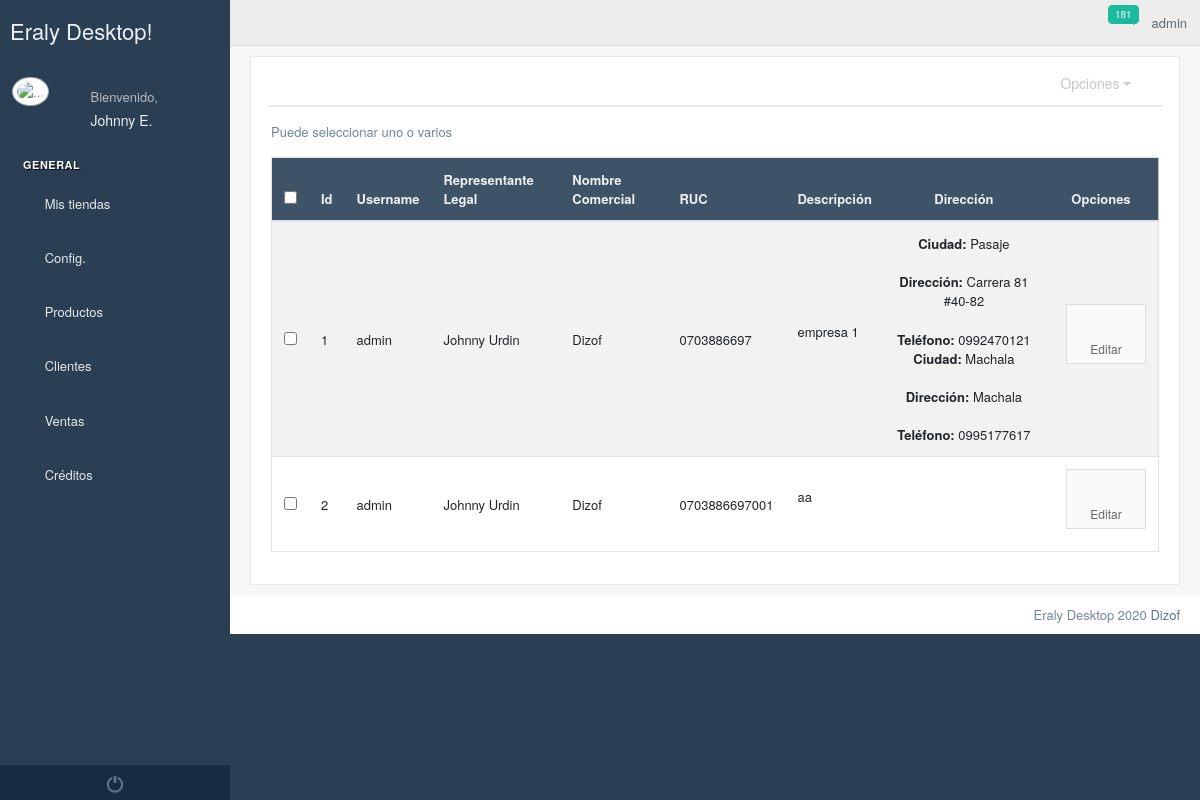
The page /business/ (signed in) on the database its author committed.
### Empresa/models.py (models this page shows, shortened)
class UsuarioEmpresa(models.Model):
    establecimiento = models.ForeignKey(Establecimiento, on_delete=models.CASCADE, null=True, blank=True)
    user = models.ForeignKey(User, on_delete=models.CASCADE, null=True, blank=True)
    nombreCompleto=models.CharField(max_length=60)
    cedula=models.CharField(max_length=13,null=True,blank=True)

class Establecimiento(models.Model):
    logo=models.ImageField(upload_to="logos/establecimientos",null=True,blank=True)
    banner=models.ImageField(upload_to="banner/establecimientos",null=True,blank=True)
    pie_pagina=models.ImageField(upload_to="pie/establecimientos",null=True,blank=True)
    cabecera_tienda=models.ImageField(upload_to="logos/tienda",null=True,blank=True)
    banner1=models.ImageField(upload_to="logos/tienda",null=True,blank=True)
    banner2=models.ImageField(upload_to="logos/tienda",null=True,blank=True)
    color_encabezado_documentos=models.CharField(max_length=40, default="#ffffff")
    usuario=models.ForeignKey(User,on_delete=models.CASCADE)
    ruc=models.CharField(max_length=13)
    nombreComercial=models.CharField(max_length=60)
    representateLegal=models.CharField(max_length=60)
    slug = models.SlugField(max_length=255, unique=True, blank=True)
    descripcion = RichTextUploadingField(null=True, blank=True)
    ubicacion_gps = models.CharField(max_length=300,null=True,blank=True)
    correo_electronico=models.EmailField(max_length=600,null=True,blank=True)
    web=models.CharField(max_length=400,null=True,blank=True)
    facebook=models.CharField(max_length=400,null=True,blank=True,default=" ")
    instagram=models.CharField(max_length=400, null=True, blank=True, default=" ")
    youtube = models.CharField(max_length=400,null=True,blank=True,default=" ")
    activo=models.BooleanField(default=False)

class Direccion(models.Model):
    establecimiento=models.ForeignKey(Establecimiento,on_delete=models.CASCADE,null=True)
    ciudad=models.ForeignKey(Ciudad,on_delete=models.CASCADE,null=True,blank=True)
    direccion = models.CharField(max_length=60,null=True)
    telefono = models.CharField(max_length=10,blank=True)
    def __str__(self):
        return mark_safe("<strong>Ciudad:</strong> %s <br><br><strong>Dirección:</strong> %s <br><br> <strong>Teléfono:</strong> %s"%(self.ciudad.nombre,self.direccion,self.telefono))

### Home/models.py (models this page shows, shortened)
class Ciudad(models.Model):
    provincia=models.ForeignKey(Provincia,on_delete=models.CASCADE)
    nombre = models.CharField(max_length=60)

### Empresa/views.py (the view, shortened to what this page needs)
# urls.py: path("business/",empresa),
def empresa(request):
    contexto={
        "empresas":UsuarioEmpresa.objects.filter(user=request.user),
        "logs":LogEntry.objects.filter(user=request.user)
    }
    return render(request, "empresa/empresa.html", contexto)

### templates/empresa/empresa.html (shortened to what this page needs)
{% extends 'Home/index2.html' %}
{% block contenido_index %}
    {% load static %}
    <div class="row">
        <div class="col-md-12 ">
            <div class="x_panel">
                <div class="x_title">
                    <ul class="nav navbar-right panel_toolbox">
                        <li class="dropdown">
                            <a href="#" class="dropdown-toggle" data-toggle="dropdown" role="button"
                               aria-expanded="false">Opciones</a>
                        </li>
                        <li><a class="collapse-link"><i class="fa fa-chevron-up"></i></a></li>
                    </ul>
                    <div class="clearfix"></div>
                </div>
                <div class="x_content">
                    <p>Puede seleccionar uno o varios</p>
                    <div class="table-responsive">
                        <table class="table table-striped jambo_table bulk_action" id="empresas">
                            <thead>
                            <tr class="headings">
                                <th>
                                    <input type="checkbox" id="check-all" class="flat">
                                </th>
                                <th class="column-title">Id</th>
                                <th class="column-title">Username</th>
                                <th class="column-title">Representante Legal</th>
                                <th class="column-title">Nombre Comercial</th>
                                <th class="column-title">RUC</th>
                                <th class="column-title">Descripción</th>
                                <th class="column-title text-center">Dirección</th>
                                <th class="column-title text-center">Opciones</th>
                            </tr>
                            </thead>
                            <tbody>
                            {% for empresa in empresas %}
                                <tr class="even pointer">
                                    <td class="a-center" style="vertical-align: middle">
                                        <input type="checkbox" value="{{ empresa.establecimiento.id }}" class="flat table_records"
                                               name="table_records">
                                    </td>
                                    <td class=" " style="vertical-align: middle">{{ empresa.establecimiento.id }}</td>
                                    <td class=" " style="vertical-align: middle" >{{ empresa.user.username }}</td>
                                    <td class=" " style="vertical-align: middle" >{{ empresa.establecimiento.representateLegal }}</td>
                                    <td class=" " style="vertical-align: middle" >{{ empresa.establecimiento.nombreComercial }}</td>
                                    <td class=" " style="vertical-align: middle" >{{ empresa.establecimiento.ruc }}</td>
                                    <td class=" " style="vertical-align: middle" >{{ empresa.establecimiento.descripcion|safe }}</td>
                                    <td class="text-center" style="vertical-align: middle">{% for direccion in empresa.establecimiento.direccion_set.all %}
                                        {{ direccion|safe }}
                                    {% endfor %}
                                    </td>
                                    <td style="text-align: center; vertical-align: middle; font-size: 18px">
                                        <a class="btn btn-app" href="/business/edit/{{ empresa.establecimiento.id }}" data-toggle="tooltip" data-original-title="Modificar" >
                                            <i class="fa fa-edit"></i>Editar</a>
                                    </td>
                                </tr>
                            {% endfor %}
                            </tbody>
                        </table>
                    </div>
                </div>
            </div>
        </div>
    </div>
{% endblock %}

### templates/Home/base_html.html (shortened to what this page needs)
<!DOCTYPE html>
{% load static %}
<html lang="en">
<head>
    <link href="{% static '/vendors/datatables.net-bs/css/dataTables.bootstrap.min.css' %}" rel="stylesheet">
    <link href="{% static '/vendors/datatables.net-buttons-bs/css/buttons.bootstrap.min.css' %}" rel="stylesheet">
    <link href="{% static '/vendors/datatables.net-fixedheader-bs/css/fixedHeader.bootstrap.min.css' %}"
          rel="stylesheet">
    <link href="{% static '/vendors/datatables.net-responsive-bs/css/responsive.bootstrap.min.css' %}" rel="stylesheet">
    <link href="{% static '/vendors/datatables.net-scroller-bs/css/scroller.bootstrap.min.css' %}" rel="stylesheet">
    <link href="{% static '/vendors/bootstrap/dist/css/bootstrap.min.css' %}" rel="stylesheet">
    <link href="{% static '/vendors/font-awesome/css/font-awesome.min.css' %}" rel="stylesheet">
    <link href="{% static '/vendors/nprogress/nprogress.css' %}" rel="stylesheet">
    <link href="{% static '/vendors/bootstrap-daterangepicker/daterangepicker.css' %}" rel="stylesheet">
    <link href="{% static '/vendors/iCheck/skins/flat/green.css' %}" rel="stylesheet">
    <link href="{% static '/build/css/custom.min.css' %}" rel="stylesheet">
</head>
<body class="nav-md">
<div class="container body">
    <div class="main_container">
        <div class="col-md-3 left_col">
            <div class="left_col scroll-view">
                <div class="navbar nav_title" style="border: 0;">
                    <a href="/" class="site_title"> <span>Eraly Desktop!</span></a>
                </div>
                <div class="profile clearfix">
                    <div class="profile_pic">
                        <img src="/media/admin-interface/favicon/favicon_eraly.png" alt="..."
                             class="img-circle profile_img">
                    </div>
                    <div class="profile_info">
                        <span>Bienvenido,</span>
                        <h2>{{ request.user.first_name }}</h2>
                    </div>
                </div>
                <br/>
                {% block menu %}
                    <div id="sidebar-menu" class="main_menu_side hidden-print main_menu">
                        <div class="menu_section">
                            <h3>General</h3>
                            <ul class="nav side-menu">
                                <li><a><i class="fa fa-shopping-basket"></i> Mis tiendas <span class="fa fa-chevron-down"></span></a>
                                </li>
                            </ul>
                            <ul class="nav side-menu">
                                <li><a><i class="fa fa-home"></i> Config. <span class="fa fa-chevron-down"></span></a>
                                </li>
                            </ul>
                            <ul class="nav side-menu">
                                <li><a><i class="fa fa-product-hunt"></i> Productos <span
                                        class="fa fa-chevron-down"></span></a>
                                </li>
                            </ul>
                        <ul class="nav side-menu">
                                <li><a><i class="fa fa-user-plus"></i> Clientes <span class="fa fa-chevron-down"></span></a>
                                </li>
                            </ul>
                            <ul class="nav side-menu">
                                <li><a><i class="fa fa-file-o"></i> Ventas <span class="fa fa-chevron-down"></span></a>
                                </li>
                            </ul>
                            <ul class="nav side-menu">
                                <li><a><i class="fa fa-file-o"></i> Créditos <span class="fa fa-chevron-down"></span></a>
                                </li>
                            </ul>
                        </div>
                    </div>
                    <div class="sidebar-footer hidden-small">
                        <a data-toggle="tooltip" data-placement="top" title="Logout" href="/logout_/"
                           style="width: 100%">
                            <span class="glyphicon glyphicon-off" aria-hidden="true"></span>
                        </a>
                    </div>
                {% endblock %}
            </div>
        </div>
        <div class="top_nav">
            <div class="nav_menu">
                <div class="nav toggle">
                    <a id="menu_toggle"><i class="fa fa-bars"></i></a>
                </div>
                <nav class="nav navbar-nav">
                    <ul class=" navbar-right">
                        <li class="nav-item dropdown open" style="padding-left: 15px;">
                            <a href="javascript:;" class="user-profile" aria-haspopup="true"
                               id="navbarDropdown" data-toggle="dropdown" aria-expanded="false">
                                {{ request.user.username }}
                            </a>
                        </li>
                        <li role="presentation" class="nav-item dropdown open">
                            <a href="javascript:;" class="dropdown-toggle info-number" id="navbarDropdown1"
                               data-toggle="dropdown" aria-expanded="false">
                                <span class="badge bg-green">{{ logs.count }}</span>
                            </a>
                        </li>
                    </ul>
                </nav>
            </div>
        </div>
        <div class="right_col" role="main">
            {% block contenido %}{% endblock %}
        </div>
    </div>
    <footer>
        <div class="pull-right">
            Eraly Desktop 2020 <a href="https://colorlib.com">Dizof</a>
        </div>
        <div class="clearfix"></div>
    </footer>
</div>
<link rel="stylesheet" href="{% static 'toastr/toastr.min.css' %}">
</body>
</html>

### rows shown on the page
UsuarioEmpresa: establecimiento.id "1", user.username "admin", establecimiento.representateLegal "Johnny Urdin", establecimiento.nombreComercial "Dizof", establecimiento.ruc "0703886697", establecimiento.descripcion "empresa 1"
Direccion: ciudad+direccion+telefono "Ciudad: Pasaje Dirección: Carrera 81 #40-82 Teléfono: 0992470121"
Direccion: ciudad+direccion+telefono "Ciudad: Machala Dirección: Machala Teléfono: 0995177617"
UsuarioEmpresa: establecimiento.id "2", user.username "admin", establecimiento.representateLegal "Johnny Urdin", establecimiento.nombreComercial "Dizof", establecimiento.ruc "0703886697001", establecimiento.descripcion "aa"

### other values the page prints
{{ request.user.first_name }} "Johnny E."
{{ request.user.username }} "admin"
{{ logs.count }} "181"
